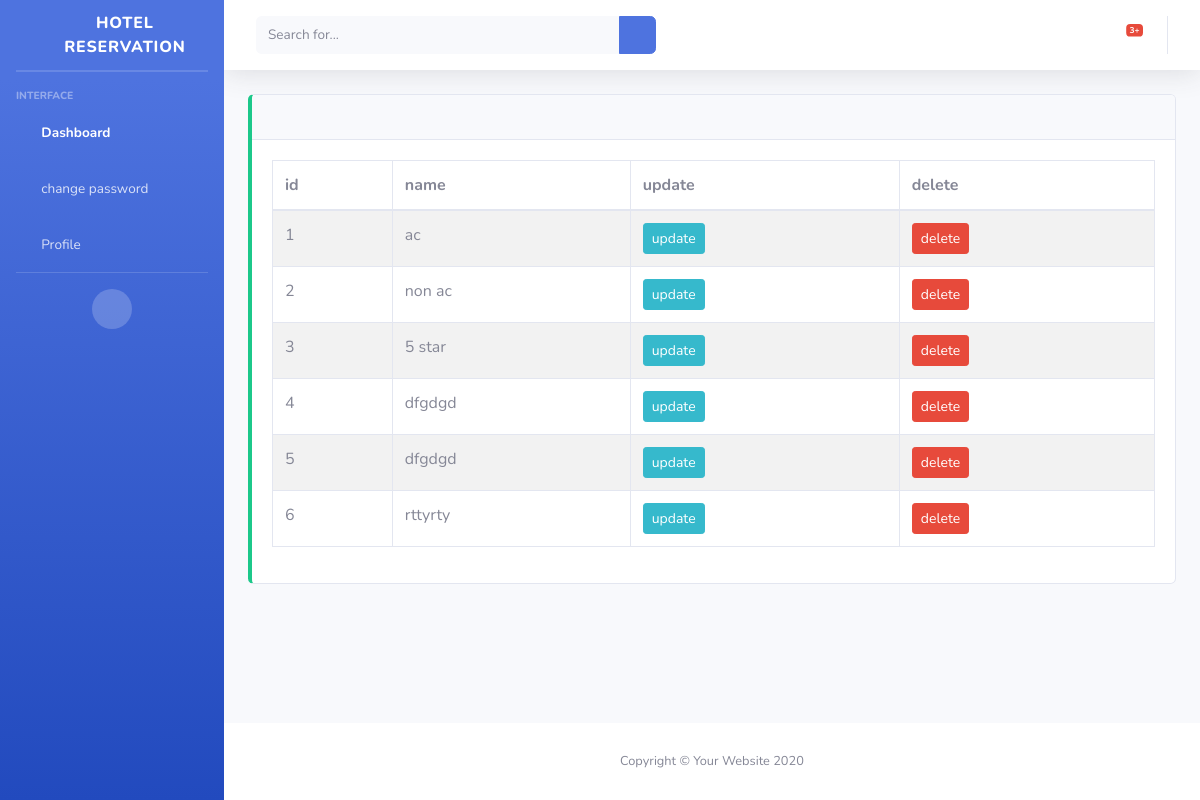
The page /category/ on the database as committed earlier.
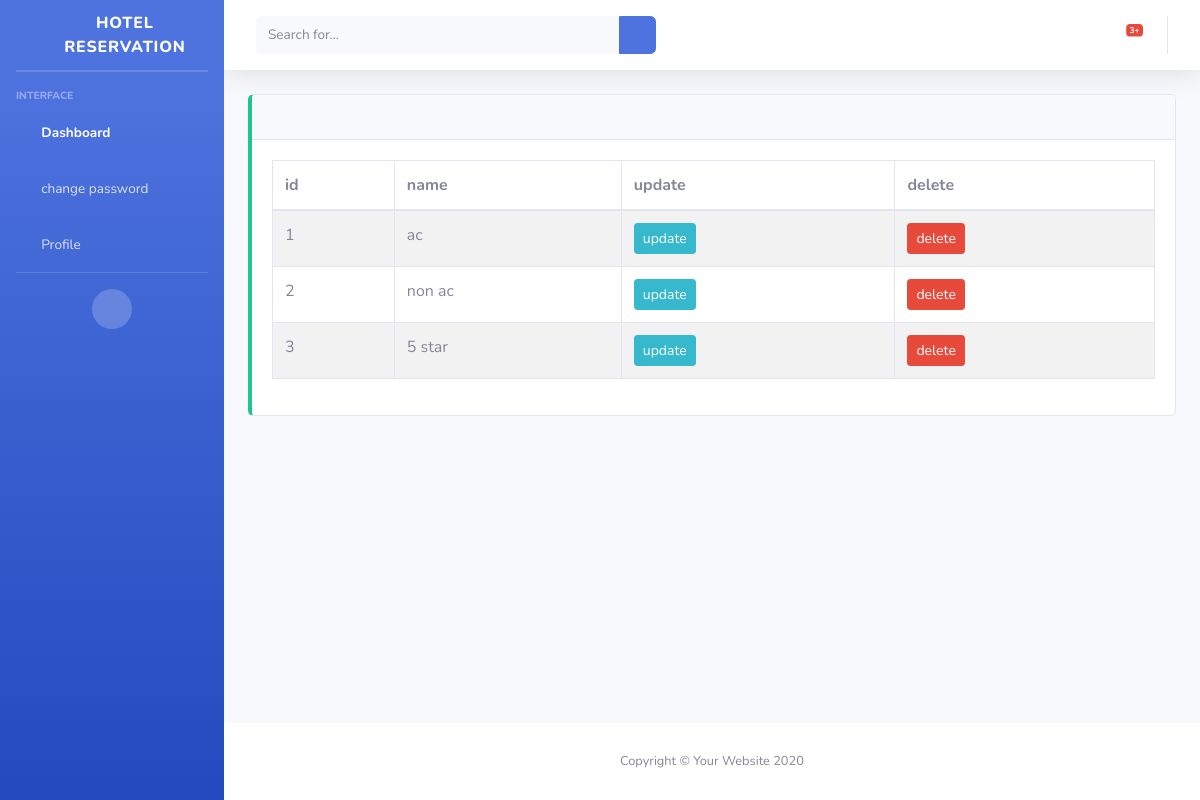
The same page on the database as committed later.
### restaurant/models.py (models this page shows, shortened)
class RestCategory(models.Model):
    name = models.CharField(max_length=10)
    def get_update_url(self):
        return reverse("restcatupdate", kwargs={'pk': self.pk})

### restaurant/views.py (the view)
# urls.py: path('category/', RestCategoryList.as_view(), name="restcatlist"),
class RestCategoryList(ListView):
    model = RestCategory
    template_name = 'restcat/list.html'
    context_object_name = "data"

### restaurant/templates/restcat/list.html
{% extends 'base.html' %}
{% block content %}
<div class="table-responsive">
<table class="table table-bordered table-striped table-hover">
    <thead>
        <tr>
            <th>id</th>
            <th>name</th>
            <th>update</th>
            <th>delete</th>
        </tr>
    </thead>
    <tbody>
    {% for i in data %}
        <tr>
            <td>{{forloop.counter}}</td>
            <td>{{i.name}}</td>
            <td><a href="{{i.get_update_url}}"  class="btn btn-sm btn-info">update</a></td>
            <td><form method="post" action=""><input type="submit" value="delete" class="btn btn-sm btn-danger"></form></a></td>
        </tr>
        {% endfor %}
    </tbody>
</table>
 </div>
{% endblock content %}

Rows that differ between the two databases and show on the page:
removed RestCategory: name "dfgdgd"
removed RestCategory: name "dfgdgd"
removed RestCategory: name "rttyrty"
